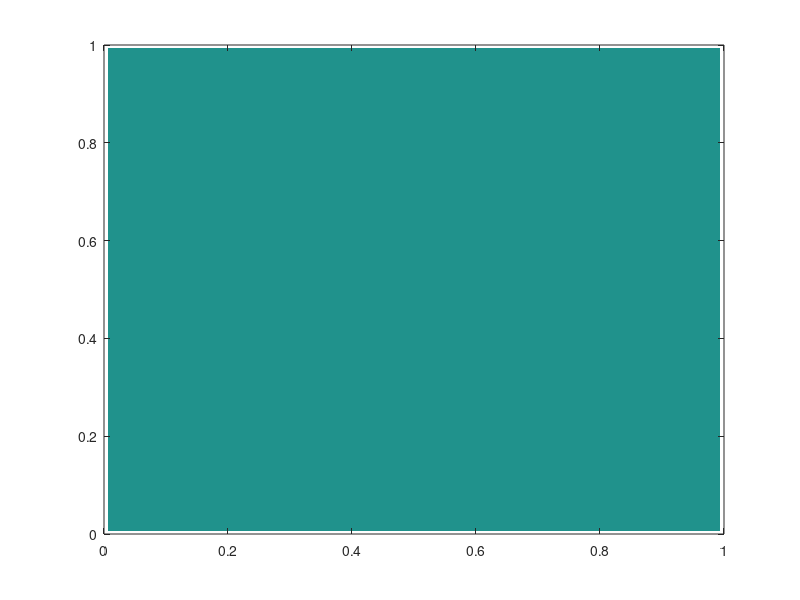

This figure's MATLAB source: (Note: this script raises an error after producing the figure.)
ReD = [400 500 600 700 800]; % Reynolds number
VetopD = [0.4 0.5 0.6 0.7 0.8]; % top velocity
nt = 3000; % max time steps
Lx = 1; Ly = 1; % domain size
Nx = 80; Ny = 80; % Number of grids
dt = 0.01; % time step;
% Grid size (Equispaced)
dx = Lx/Nx;
dy = Ly/Ny;
% Coordinate of each grid (cell center)
xce = ((1:Nx)-0.5)*dx;
yce = ((1:Ny)-0.5)*dy;
% Coordinate of each grid (cell corner)
xco = (0:Nx)*dx;
yco = (0:Ny)*dy;

s = 1;
for i = 1:length(ReD)
    for j = 1:length(VetopD)
        u = zeros(Nx+1,Ny+2); % velocity in x direction (u)
        v = zeros(Nx+2,Ny+1); % velocity in y direction (v)
        uce = (u(1:end-1,2:end-1)+u(2:end,2:end-1))/2; % u at cell center
        vce = (v(2:end-1,1:end-1)+v(2:end-1,2:end))/2; % v at cell center

        recordGIF = false; % set to true if you wanna make GIF
        recordRate = 20;
        filename = 'animation_sample.gif'; % Specify the output file name

        figure
        [Xce,Yce] = meshgrid(xce,yce); % cell center grid
        [~,h_abs] = contourf(Xce',Yce',sqrt(uce.^2+vce.^2),'LineColor','none'); % contour

        xlim([0 Lx]); ylim([0 Ly]);

        haxes = gca;
        haxes.XTick = [];
        haxes.YTick = [];

        initialFrame = true;

        Re = ReD(i);
        Ve = VetopD(j); % top velocity
        Tstep = 0;
        for ii = 1:nt
            % Update the velocity field (uses dct)
            [u,v] = updateVelocityField_Euler_bctop(u,v,Nx,Ny,dx,dy,Re,dt,Ve,'dct');
    
            % Update the plot at every recordRate steps
            if mod(ii,recordRate) == 0
                % get velocity at the cell center (for visualization)
                uce = (u(1:end-1,2:end-1)+u(2:end,2:end-1))/2; % u at cell center
                vce = (v(2:end-1,1:end-1)+v(2:end-1,2:end))/2; % v at cell center

                h_abs.ZData = sqrt(uce.^2+vce.^2)
                h_abs.LevelList = [0:0.01:0.5];
                drawnow
                Tstep = Tstep + 1;
                yout = h_abs.ZData;
                Y_Cavity{s}(:,Tstep) = reshape(yout,Nx*Ny,1);    
            end
        end
        PARA{s} = [Re/1e3 Ve];
        s = s+1;
    end
end
save Cavity_D.mat Y_Cavity PARA Nx Ny